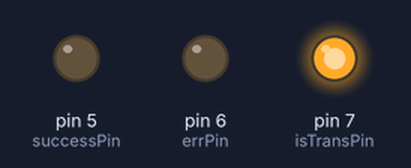
Bench run of a sketch on a simulated Arduino Uno, built with avr-gcc and run on an emulated ATmega328P. On the bench: output pins drawn as LEDs (lit = HIGH). No radio packets arrive unless stated.

Above: at 3.03 s.
At 13.5 s:
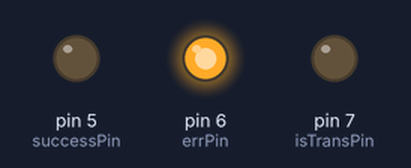
At 24.09 s:
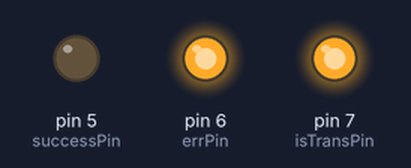
Timing chart, 0 to 27.2 s (numbered marks = the images above):
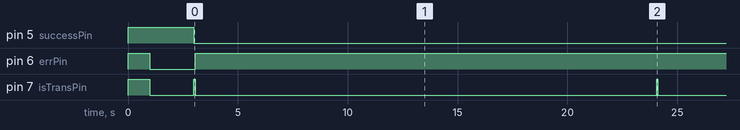

Measured:
- by itself, pin 6 (errPin): HIGH → LOW at 1.0 s, → HIGH 2.1 s later
- by itself, pin 7 (isTransPin): repeats every 21.1 s: HIGH 0.06 s, LOW 21.0 s

The sketch:

transceiver.ino
```cpp
//Transmitter Sketch for Arduino Cubesat Comms Test
//Using the RadioHead Arduino Library
//Using a FS1000A ASK UHF transmitter/receiver module
//Transmitter board input RadioHead default of pin 12
//Written for testing by WINSAT
//By: Harrison Scarfone


#include <RH_ASK.h>    //our module uses ASK modulation so we must include this package
#include <SPI.h>    //needed for compiling
#define successPin 5  //define our display led pins
#define errPin 6
#define isTransPin 7

RH_ASK transmitterBoard;          //create a radiohead ASK object

void setup(){

  pinMode(successPin, OUTPUT);
  pinMode(errPin, OUTPUT);
  pinMode(isTransPin, OUTPUT);
  digitalWrite(successPin, HIGH);   //flash leds, show start
  digitalWrite(errPin, HIGH);
  digitalWrite(isTransPin, HIGH);
  delay(1000);
  digitalWrite(successPin, LOW);    //turn off leds, begin
  digitalWrite(errPin, LOW);
  digitalWrite(isTransPin, LOW);

  Serial.begin(9600);     //decalre max data rate between board/computer

  if(!transmitterBoard.init()){     //.init() returns boolean from intialization
    Serial.println("Intialization Error");  //prints to serial terminal
    digitalWrite(errPin, HIGH);       //show error on red led
    delay(20000);
  }else{
    digitalWrite(successPin, HIGH);   //show success on green led
    delay(2000);
    digitalWrite(successPin, LOW);
  }
}

void loop(){

  digitalWrite(isTransPin, HIGH);
  const char *test = "12345679";
  transmitterBoard.send((uint8_t *)test, strlen(test));   //(what to send, number of packets)
  transmitterBoard.waitPacketSent();            //wait for packets to be sent
  if(transmitterBoard.txGood() < 1){
    digitalWrite(errPin, HIGH);     //sending no packets shows error light
    digitalWrite(isTransPin, LOW);
    delay(20000);
  }
  delay(1000); //delay and repeat
}
```
